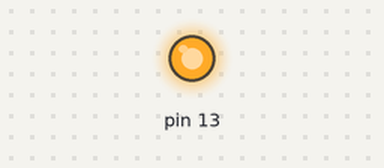
A sketch run on a simulated Arduino Uno, built with avr-gcc and run on an emulated ATmega328P. Parts: output pins drawn as LEDs (lit = HIGH). At 2.0 s the program stops and its outputs stay as they are.

Above: at 0.5 s.
At 1.85 s:
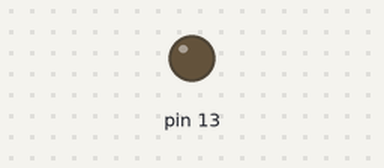
Timing chart, 0 to 3.0 s (numbered marks = the images above):
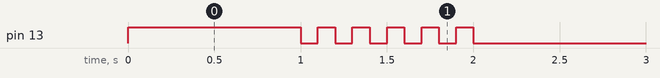

Measured:
- by itself, pin 13: repeats every 0.20 s: LOW 0.10 s, HIGH 0.10 s, until it stays LOW from 2.0 s

The sketch:

05_practice_2.ino
```cpp
 void setup() {
  pinMode(13,OUTPUT);
}

void loop() {
  digitalWrite(13,1);
  delay(1000);
  for(int i=0;i<5;i++){
    digitalWrite(13,0);
    delay(100);
    digitalWrite(13,1);
    delay(100);
  }
  digitalWrite(13,0);
  while(1){}
}
```
